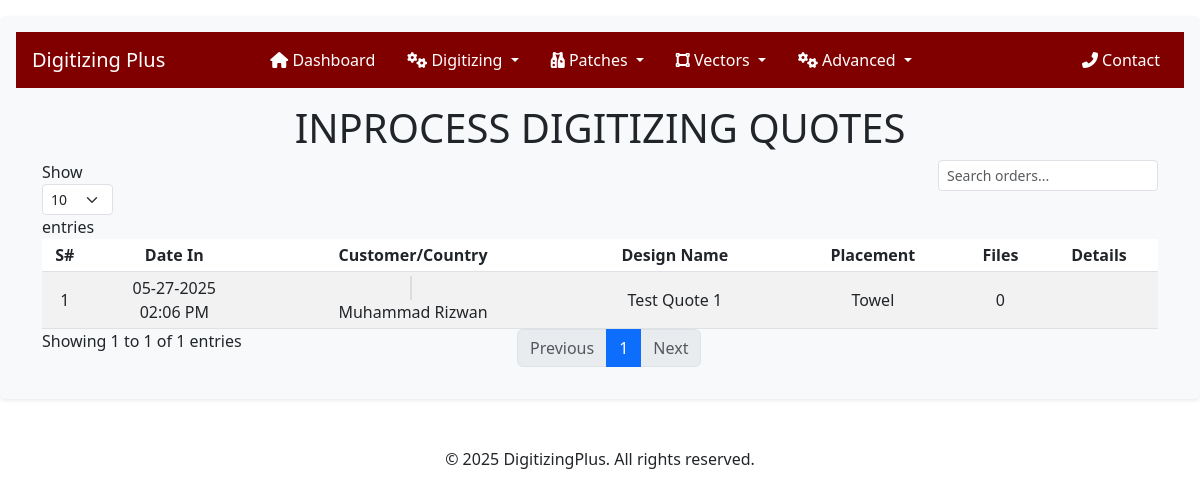
The page /user/admin/inprocess-digitizing-quotes/ (signed in) on the database its author committed.
### crafting/models.py (models this page shows, shortened)
class DigitizingQuote(models.Model):
    user = models.ForeignKey(
        settings.AUTH_USER_MODEL,
        on_delete=models.CASCADE,
        related_name='digitizing_quotes',
    )
    name = models.CharField(max_length=255)
    height = models.DecimalField(decimal_places=2, max_digits=10)
    width = models.DecimalField(decimal_places=2, max_digits=10)
    stitches = models.IntegerField(default=0, null=True, blank=True)
    colors = models.IntegerField(null=True, blank=True)
    po_number = models.IntegerField(null=True, blank=True)
    file_format = models.CharField(max_length=10, choices=FORMAT_CHOICES, null=True, blank=True)
    fabric_type = models.CharField(max_length=50, choices=FABRIC_CHOICES, null=True, blank=True)
    logo_placement = models.CharField(max_length=50, choices=LOGO_PLACEMENT, null=True, blank=True)
    instructions = models.TextField(null=True, blank=True)
    is_urgent = models.BooleanField(default=False)
    quote_status = models.CharField(max_length=50, choices=(
        ('Requested', 'Requested'),
        ('Quoted', 'Quoted'),
        ('Accepted', 'Accepted'),
        ('Rejected', 'Rejected'),
    ), default='Requested')
    price = models.DecimalField(decimal_places=2, max_digits=10, blank=True, null=True)
    created_at = models.DateTimeField(auto_now_add=True)
    converted_to_order = models.ForeignKey(
        'DigitizingOrder',
        on_delete=models.SET_NULL,
        null=True,
        blank=True,
        related_name='original_quote'
    )

### users/models.py (models this page shows, shortened)
class User(AbstractUser):
    COUNTRY_CHOICES = [
        ('United States', 'United States'),
        ('United Kingdom', 'United Kingdom'),
        ('Australia', 'Australia'),
        ('New Zealand', 'New Zealand'),
        ('Germany', 'Germany'),
        ('Canada', 'Canada'),
    ]
    username = None
    user_id = models.CharField(max_length=100, unique=True, blank=False, null=False)
    email = models.EmailField(unique=True)
    email2 = models.EmailField(blank=True, null=True, verbose_name="Secondary Email")
    email3 = models.EmailField(blank=True, null=True, verbose_name="Tertiary Email")
    first_name = models.CharField(max_length=100, blank=False, null=False)
    last_name = models.CharField(max_length=100, blank=False, null=False)
    phone_number = models.CharField(max_length=50, null=True, blank=True)
    address = models.CharField(max_length=500)
    city = models.CharField(max_length=50)
    state = models.CharField(max_length=50)
    zip_code = models.CharField(max_length=15)
    country = models.CharField(
        max_length=15,
        choices=COUNTRY_CHOICES,
        default='US',  # Default to United States
        verbose_name="Country"
    )
    USERNAME_FIELD = 'user_id'
    REQUIRED_FIELDS = []  # Removed email from required fields
    objects = UserManager()
    COUNTRY_CODE_MAP = {
        'United States': 'us',
        'United Kingdom': 'gb',
        'Australia': 'au',
        'New Zealand': 'nz',
        'Germany': 'de',
        'Canada': 'ca',
    }
    @property
    def country_code(self):
        return self.COUNTRY_CODE_MAP.get(self.country, '')

### users/adminviews.py (the view)
# urls.py: path('admin/inprocess-digitizing-quotes/', adminviews.inprocess_digitizing_quotes, name='admin-inprocess-digitizing-quotes'),
@login_required
@user_passes_test(lambda u: u.is_superuser)
def inprocess_digitizing_quotes(request):
    orders = DigitizingQuote.objects.select_related('user').prefetch_related('files').order_by('-created_at')
    context = {
        'orders': orders,
        'order_type': 'Digitizing',
    }
    return render(request, 'users/admin/inprocess-digitizing-quotes.html', context)

### users/templates/users/admin/inprocess-digitizing-quotes.html (shortened to what this page needs)
{% extends "users/admin/base.html" %}
{% load static %}
{% load crispy_forms_tags %}
{% block content %}
<link rel="stylesheet" href="https://cdnjs.cloudflare.com/ajax/libs/flag-icon-css/3.5.0/css/flag-icon.min.css">
<h1 class="text-center mt-3">INPROCESS DIGITIZING QUOTES</h1>
<div class="mt-2">
    <table id="ordersTable" class="table table-striped table-sm" style="width:100%">
        <thead>
            <tr>
                <th class="text-center">S#</th>
                <th class="text-center">Date In</th>
                <th class="text-center">Customer/Country</th>
                <th class="text-center">Design Name</th>
                <th class="text-center">Placement</th>
                <th class="text-center">Files</th>
                <th class="text-center">Details</th>
            </tr>
        </thead>
        <tbody>
            {% for order in orders %}
            <tr>
                <td class="text-center align-middle">{{ forloop.counter }}</td>
                <td class="text-center align-middle">
                    {{ order.created_at|date:"m-d-Y" }}
                    <br />
                    {{ order.created_at|date:"h:i A" }}
                </td>
                <td class="text-center align-middle">
                    {% if order.user.country_code %}
                    <span class="flag-icon flag-icon-{{ order.user.country_code }}"></span>
                    {% endif %}<br>
                    {{ order.user.get_full_name|title }}
                </td>
                <td class="text-center align-middle">{{ order.name }}</td>
                <td class="text-center align-middle">
                    {{ order.logo_placement|default:"-" }}
                </td>
                <td class="text-center align-middle">
                    {{ order.files.count }}
                </td>
                <td class="text-center align-middle">
                </td>
            </tr>
            {% endfor %}
        </tbody>
    </table>
</div>
{% endblock content %}

### users/templates/users/admin/inprocess-digitizing-quotes.html (style rules this page uses)
.flag-icon { margin-right: 5px; border: 1px solid #ddd; }

### rows shown on the page
DigitizingQuote: created_at "05-27-2025", created_at "02:06 PM", user.get_full_name "Muhammad Rizwan", name "Test Quote 1", logo_placement "Towel", files.count "0"
